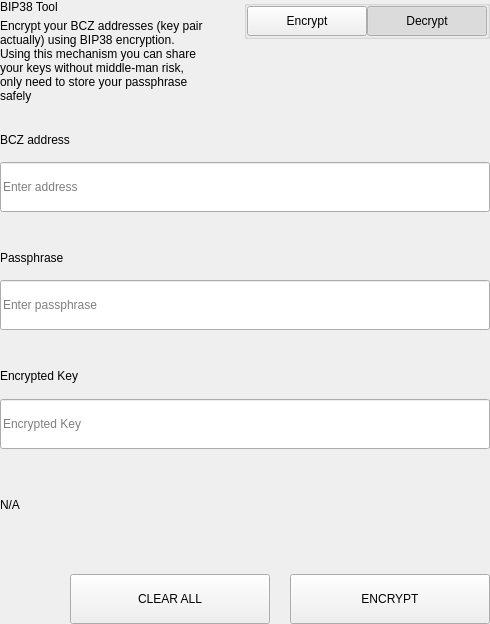
<?xml version="1.0" encoding="UTF-8"?>
<ui version="4.0">
 <class>SettingsBitToolWidget</class>
 <widget class="QWidget" name="SettingsBitToolWidget">
  <property name="geometry">
   <rect>
    <x>0</x>
    <y>0</y>
    <width>490</width>
    <height>624</height>
   </rect>
  </property>
  <property name="windowTitle">
   <string>Form</string>
  </property>
  <layout class="QVBoxLayout" name="verticalLayout">
   <property name="spacing">
    <number>0</number>
   </property>
   <property name="leftMargin">
    <number>0</number>
   </property>
   <property name="topMargin">
    <number>0</number>
   </property>
   <property name="rightMargin">
    <number>0</number>
   </property>
   <property name="bottomMargin">
    <number>0</number>
   </property>
   <item>
    <widget class="QWidget" name="left" native="true">
     <layout class="QVBoxLayout" name="verticalLayout_3">
      <property name="leftMargin">
       <number>0</number>
      </property>
      <property name="topMargin">
       <number>0</number>
      </property>
      <property name="rightMargin">
       <number>0</number>
      </property>
      <property name="bottomMargin">
       <number>0</number>
      </property>
      <item>
       <layout class="QVBoxLayout" name="verticalLayout_2">
        <property name="spacing">
         <number>0</number>
        </property>
        <item>
         <layout class="QHBoxLayout" name="horizontalLayout_3" stretch="3,1">
          <property name="spacing">
           <number>40</number>
          </property>
          <item>
           <layout class="QVBoxLayout" name="verticalLayoutTitle">
            <property name="spacing">
             <number>5</number>
            </property>
            <item>
             <widget class="QLabel" name="labelTitle">
              <property name="text">
               <string>BIP38 Tool</string>
              </property>
             </widget>
            </item>
            <item>
             <widget class="QLabel" name="labelSubtitle1">
              <property name="text">
               <string>Encrypt your BCZ addresses (key pair actually) using BIP38 encryption.
Using this mechanism you can share your keys without middle-man risk, only need to store your passphrase safely</string>
              </property>
              <property name="wordWrap">
               <bool>true</bool>
              </property>
             </widget>
            </item>
           </layout>
          </item>
          <item alignment="Qt::AlignTop">
           <widget class="QGroupBox" name="groupBox">
            <property name="title">
             <string/>
            </property>
            <property name="alignment">
             <set>Qt::AlignLeading|Qt::AlignLeft|Qt::AlignTop</set>
            </property>
            <layout class="QHBoxLayout" name="horizontalLayout_4">
             <property name="spacing">
              <number>0</number>
             </property>
             <property name="leftMargin">
              <number>0</number>
             </property>
             <property name="topMargin">
              <number>0</number>
             </property>
             <property name="rightMargin">
              <number>0</number>
             </property>
             <property name="bottomMargin">
              <number>0</number>
             </property>
             <item>
              <spacer name="horizontalSpacer">
               <property name="orientation">
                <enum>Qt::Horizontal</enum>
               </property>
               <property name="sizeHint" stdset="0">
                <size>
                 <width>40</width>
                 <height>20</height>
                </size>
               </property>
              </spacer>
             </item>
             <item>
              <widget class="QPushButton" name="pushLeft">
               <property name="minimumSize">
                <size>
                 <width>120</width>
                 <height>30</height>
                </size>
               </property>
               <property name="maximumSize">
                <size>
                 <width>120</width>
                 <height>30</height>
                </size>
               </property>
               <property name="focusPolicy">
                <enum>Qt::NoFocus</enum>
               </property>
               <property name="text">
                <string>Encrypt</string>
               </property>
               <property name="checkable">
                <bool>true</bool>
               </property>
               <property name="autoExclusive">
                <bool>true</bool>
               </property>
              </widget>
             </item>
             <item>
              <widget class="QPushButton" name="pushRight">
               <property name="minimumSize">
                <size>
                 <width>120</width>
                 <height>30</height>
                </size>
               </property>
               <property name="maximumSize">
                <size>
                 <width>120</width>
                 <height>30</height>
                </size>
               </property>
               <property name="focusPolicy">
                <enum>Qt::NoFocus</enum>
               </property>
               <property name="text">
                <string>Decrypt</string>
               </property>
               <property name="checkable">
                <bool>true</bool>
               </property>
               <property name="checked">
                <bool>true</bool>
               </property>
               <property name="autoExclusive">
                <bool>true</bool>
               </property>
              </widget>
             </item>
            </layout>
           </widget>
          </item>
         </layout>
        </item>
        <item>
         <widget class="QStackedWidget" name="stackedWidget">
          <property name="currentIndex">
           <number>1</number>
          </property>
          <widget class="QWidget" name="pageDecrypt">
           <layout class="QVBoxLayout" name="verticalLayout_5">
            <property name="spacing">
             <number>0</number>
            </property>
            <property name="leftMargin">
             <number>0</number>
            </property>
            <property name="topMargin">
             <number>0</number>
            </property>
            <property name="rightMargin">
             <number>0</number>
            </property>
            <property name="bottomMargin">
             <number>0</number>
            </property>
            <item>
             <widget class="QWidget" name="widget" native="true">
              <property name="minimumSize">
               <size>
                <width>0</width>
                <height>100</height>
               </size>
              </property>
              <layout class="QVBoxLayout" name="verticalLayout_4">
               <property name="spacing">
                <number>0</number>
               </property>
               <property name="leftMargin">
                <number>0</number>
               </property>
               <property name="topMargin">
                <number>0</number>
               </property>
               <property name="rightMargin">
                <number>0</number>
               </property>
               <property name="bottomMargin">
                <number>0</number>
               </property>
               <item>
                <spacer name="verticalSpacer_2">
                 <property name="orientation">
                  <enum>Qt::Vertical</enum>
                 </property>
                 <property name="sizeType">
                  <enum>QSizePolicy::Fixed</enum>
                 </property>
                 <property name="sizeHint" stdset="0">
                  <size>
                   <width>20</width>
                   <height>20</height>
                  </size>
                 </property>
                </spacer>
               </item>
               <item>
                <layout class="QHBoxLayout" name="horizontalLayout_6" stretch="2">
                 <property name="spacing">
                  <number>0</number>
                 </property>
                 <item>
                  <layout class="QVBoxLayout" name="verticalLayout_7">
                   <property name="spacing">
                    <number>9</number>
                   </property>
                   <item>
                    <widget class="QLabel" name="labelSubtitleKey">
                     <property name="minimumSize">
                      <size>
                       <width>0</width>
                       <height>20</height>
                      </size>
                     </property>
                     <property name="maximumSize">
                      <size>
                       <width>16777215</width>
                       <height>20</height>
                      </size>
                     </property>
                     <property name="text">
                      <string>Encrypted key</string>
                     </property>
                    </widget>
                   </item>
                   <item>
                    <widget class="QLineEdit" name="lineEditKey">
                     <property name="minimumSize">
                      <size>
                       <width>0</width>
                       <height>50</height>
                      </size>
                     </property>
                     <property name="maximumSize">
                      <size>
                       <width>16777215</width>
                       <height>50</height>
                      </size>
                     </property>
                     <property name="placeholderText">
                      <string>Enter a encrypted key</string>
                     </property>
                    </widget>
                   </item>
                  </layout>
                 </item>
                </layout>
               </item>
               <item>
                <spacer name="verticalSpacer_3">
                 <property name="orientation">
                  <enum>Qt::Vertical</enum>
                 </property>
                 <property name="sizeType">
                  <enum>QSizePolicy::Fixed</enum>
                 </property>
                 <property name="sizeHint" stdset="0">
                  <size>
                   <width>20</width>
                   <height>20</height>
                  </size>
                 </property>
                </spacer>
               </item>
               <item>
                <layout class="QVBoxLayout" name="verticalLayout_9">
                 <property name="spacing">
                  <number>9</number>
                 </property>
                 <item>
                  <widget class="QLabel" name="labelSubtitlePassphrase">
                   <property name="maximumSize">
                    <size>
                     <width>16777215</width>
                     <height>20</height>
                    </size>
                   </property>
                   <property name="text">
                    <string>Passphrase</string>
                   </property>
                  </widget>
                 </item>
                 <item>
                  <widget class="QLineEdit" name="lineEditPassphrase">
                   <property name="minimumSize">
                    <size>
                     <width>0</width>
                     <height>50</height>
                    </size>
                   </property>
                   <property name="maximumSize">
                    <size>
                     <width>16777215</width>
                     <height>50</height>
                    </size>
                   </property>
                   <property name="placeholderText">
                    <string>Enter a passphrase</string>
                   </property>
                  </widget>
                 </item>
                </layout>
               </item>
               <item>
                <spacer name="verticalSpacer_4">
                 <property name="orientation">
                  <enum>Qt::Vertical</enum>
                 </property>
                 <property name="sizeType">
                  <enum>QSizePolicy::Fixed</enum>
                 </property>
                 <property name="sizeHint" stdset="0">
                  <size>
                   <width>20</width>
                   <height>20</height>
                  </size>
                 </property>
                </spacer>
               </item>
               <item>
                <widget class="QWidget" name="widget_3" native="true">
                 <property name="sizePolicy">
                  <sizepolicy hsizetype="Preferred" vsizetype="Fixed">
                   <horstretch>0</horstretch>
                   <verstretch>0</verstretch>
                  </sizepolicy>
                 </property>
                 <layout class="QVBoxLayout" name="verticalLayout_10">
                  <property name="spacing">
                   <number>9</number>
                  </property>
                  <property name="leftMargin">
                   <number>0</number>
                  </property>
                  <property name="topMargin">
                   <number>0</number>
                  </property>
                  <property name="rightMargin">
                   <number>0</number>
                  </property>
                  <property name="bottomMargin">
                   <number>0</number>
                  </property>
                  <item>
                   <widget class="QLabel" name="labelSubtitleDecryptResult">
                    <property name="minimumSize">
                     <size>
                      <width>0</width>
                      <height>20</height>
                     </size>
                    </property>
                    <property name="maximumSize">
                     <size>
                      <width>16777215</width>
                      <height>20</height>
                     </size>
                    </property>
                    <property name="text">
                     <string>Decrypted address result</string>
                    </property>
                   </widget>
                  </item>
                  <item>
                   <widget class="QWidget" name="widget_4" native="true">
                    <layout class="QHBoxLayout" name="horizontalLayout" stretch="6,0,1">
                     <property name="spacing">
                      <number>0</number>
                     </property>
                     <property name="leftMargin">
                      <number>0</number>
                     </property>
                     <property name="topMargin">
                      <number>0</number>
                     </property>
                     <property name="rightMargin">
                      <number>0</number>
                     </property>
                     <property name="bottomMargin">
                      <number>0</number>
                     </property>
                     <item alignment="Qt::AlignVCenter">
                      <widget class="QLineEdit" name="lineEditDecryptResult">
                       <property name="minimumSize">
                        <size>
                         <width>0</width>
                         <height>50</height>
                        </size>
                       </property>
                       <property name="maximumSize">
                        <size>
                         <width>16777215</width>
                         <height>50</height>
                        </size>
                       </property>
                       <property name="placeholderText">
                        <string>Decrypted Address</string>
                       </property>
                      </widget>
                     </item>
                     <item>
                      <spacer name="horizontalSpacer_4">
                       <property name="orientation">
                        <enum>Qt::Horizontal</enum>
                       </property>
                       <property name="sizeType">
                        <enum>QSizePolicy::Fixed</enum>
                       </property>
                       <property name="sizeHint" stdset="0">
                        <size>
                         <width>20</width>
                         <height>50</height>
                        </size>
                       </property>
                      </spacer>
                     </item>
                     <item>
                      <widget class="QPushButton" name="pushButtonImport">
                       <property name="minimumSize">
                        <size>
                         <width>140</width>
                         <height>40</height>
                        </size>
                       </property>
                       <property name="text">
                        <string>Import Address</string>
                       </property>
                      </widget>
                     </item>
                    </layout>
                   </widget>
                  </item>
                 </layout>
                </widget>
               </item>
               <item>
                <widget class="QLabel" name="statusLabel_DEC">
                 <property name="maximumSize">
                  <size>
                   <width>16777215</width>
                   <height>40</height>
                  </size>
                 </property>
                 <property name="text">
                  <string/>
                 </property>
                </widget>
               </item>
               <item>
                <spacer name="verticalSpacer">
                 <property name="orientation">
                  <enum>Qt::Vertical</enum>
                 </property>
                 <property name="sizeType">
                  <enum>QSizePolicy::Preferred</enum>
                 </property>
                 <property name="sizeHint" stdset="0">
                  <size>
                   <width>20</width>
                   <height>20</height>
                  </size>
                 </property>
                </spacer>
               </item>
               <item>
                <layout class="QHBoxLayout" name="horizontalLayout_7">
                 <property name="spacing">
                  <number>0</number>
                 </property>
                 <item>
                  <spacer name="horizontalSpacer_5">
                   <property name="orientation">
                    <enum>Qt::Horizontal</enum>
                   </property>
                   <property name="sizeType">
                    <enum>QSizePolicy::Expanding</enum>
                   </property>
                   <property name="sizeHint" stdset="0">
                    <size>
                     <width>40</width>
                     <height>20</height>
                    </size>
                   </property>
                  </spacer>
                 </item>
                 <item>
                  <widget class="QPushButton" name="pushButtonDecryptClear">
                   <property name="minimumSize">
                    <size>
                     <width>200</width>
                     <height>50</height>
                    </size>
                   </property>
                   <property name="maximumSize">
                    <size>
                     <width>200</width>
                     <height>50</height>
                    </size>
                   </property>
                   <property name="text">
                    <string>CLEAR</string>
                   </property>
                  </widget>
                 </item>
                 <item>
                  <spacer name="horizontalSpacer_3">
                   <property name="orientation">
                    <enum>Qt::Horizontal</enum>
                   </property>
                   <property name="sizeType">
                    <enum>QSizePolicy::Fixed</enum>
                   </property>
                   <property name="sizeHint" stdset="0">
                    <size>
                     <width>20</width>
                     <height>20</height>
                    </size>
                   </property>
                  </spacer>
                 </item>
                 <item>
                  <widget class="QPushButton" name="pushButtonDecrypt">
                   <property name="minimumSize">
                    <size>
                     <width>200</width>
                     <height>50</height>
                    </size>
                   </property>
                   <property name="maximumSize">
                    <size>
                     <width>200</width>
                     <height>50</height>
                    </size>
                   </property>
                   <property name="text">
                    <string>DECRYPT KEY</string>
                   </property>
                  </widget>
                 </item>
                </layout>
               </item>
              </layout>
             </widget>
            </item>
           </layout>
          </widget>
          <widget class="QWidget" name="pageEncrypt">
           <layout class="QVBoxLayout" name="verticalLayout_11">
            <property name="spacing">
             <number>0</number>
            </property>
            <property name="leftMargin">
             <number>0</number>
            </property>
            <property name="topMargin">
             <number>0</number>
            </property>
            <property name="rightMargin">
             <number>0</number>
            </property>
            <property name="bottomMargin">
             <number>0</number>
            </property>
            <item>
             <spacer name="verticalSpacer_8">
              <property name="orientation">
               <enum>Qt::Vertical</enum>
              </property>
              <property name="sizeType">
               <enum>QSizePolicy::Fixed</enum>
              </property>
              <property name="sizeHint" stdset="0">
               <size>
                <width>20</width>
                <height>20</height>
               </size>
              </property>
             </spacer>
            </item>
            <item>
             <widget class="QWidget" name="containerAddressEnc" native="true">
              <layout class="QVBoxLayout" name="containerAddressEncLayout">
               <property name="spacing">
                <number>5</number>
               </property>
               <property name="leftMargin">
                <number>0</number>
               </property>
               <property name="topMargin">
                <number>0</number>
               </property>
               <property name="rightMargin">
                <number>0</number>
               </property>
               <property name="bottomMargin">
                <number>0</number>
               </property>
               <item>
                <widget class="QLabel" name="labelSubtitleAddress">
                 <property name="minimumSize">
                  <size>
                   <width>0</width>
                   <height>20</height>
                  </size>
                 </property>
                 <property name="maximumSize">
                  <size>
                   <width>16777215</width>
                   <height>20</height>
                  </size>
                 </property>
                 <property name="text">
                  <string>BCZ address</string>
                 </property>
                </widget>
               </item>
               <item>
                <widget class="QLineEdit" name="addressIn_ENC">
                 <property name="minimumSize">
                  <size>
                   <width>0</width>
                   <height>50</height>
                  </size>
                 </property>
                 <property name="placeholderText">
                  <string>Enter address</string>
                 </property>
                </widget>
               </item>
              </layout>
             </widget>
            </item>
            <item>
             <spacer name="verticalSpacer_6">
              <property name="orientation">
               <enum>Qt::Vertical</enum>
              </property>
              <property name="sizeType">
               <enum>QSizePolicy::Fixed</enum>
              </property>
              <property name="sizeHint" stdset="0">
               <size>
                <width>20</width>
                <height>20</height>
               </size>
              </property>
             </spacer>
            </item>
            <item>
             <widget class="QWidget" name="containerAddress" native="true">
              <layout class="QHBoxLayout" name="horizontalLayout_9" stretch="2">
               <property name="spacing">
                <number>0</number>
               </property>
               <property name="leftMargin">
                <number>0</number>
               </property>
               <property name="topMargin">
                <number>0</number>
               </property>
               <property name="rightMargin">
                <number>0</number>
               </property>
               <property name="bottomMargin">
                <number>0</number>
               </property>
               <item>
                <layout class="QVBoxLayout" name="verticalLayout_8">
                 <property name="spacing">
                  <number>5</number>
                 </property>
                 <item>
                  <widget class="QLabel" name="labelSubtitleMessage">
                   <property name="minimumSize">
                    <size>
                     <width>0</width>
                     <height>20</height>
                    </size>
                   </property>
                   <property name="maximumSize">
                    <size>
                     <width>16777215</width>
                     <height>20</height>
                    </size>
                   </property>
                   <property name="text">
                    <string>Passphrase</string>
                   </property>
                  </widget>
                 </item>
                 <item>
                  <widget class="QLineEdit" name="passphraseIn_ENC">
                   <property name="minimumSize">
                    <size>
                     <width>0</width>
                     <height>50</height>
                    </size>
                   </property>
                   <property name="maximumSize">
                    <size>
                     <width>16777215</width>
                     <height>50</height>
                    </size>
                   </property>
                   <property name="placeholderText">
                    <string>Enter passphrase</string>
                   </property>
                  </widget>
                 </item>
                </layout>
               </item>
              </layout>
             </widget>
            </item>
            <item>
             <spacer name="verticalSpacer_7">
              <property name="orientation">
               <enum>Qt::Vertical</enum>
              </property>
              <property name="sizeType">
               <enum>QSizePolicy::Fixed</enum>
              </property>
              <property name="sizeHint" stdset="0">
               <size>
                <width>20</width>
                <height>20</height>
               </size>
              </property>
             </spacer>
            </item>
            <item>
             <widget class="QWidget" name="widget_2" native="true">
              <property name="minimumSize">
               <size>
                <width>0</width>
                <height>75</height>
               </size>
              </property>
              <property name="maximumSize">
               <size>
                <width>16777215</width>
                <height>16777215</height>
               </size>
              </property>
              <layout class="QVBoxLayout" name="verticalLayout_6">
               <property name="leftMargin">
                <number>0</number>
               </property>
               <property name="topMargin">
                <number>0</number>
               </property>
               <property name="rightMargin">
                <number>0</number>
               </property>
               <property name="bottomMargin">
                <number>0</number>
               </property>
               <item>
                <widget class="QLabel" name="labelSubtitleEncryptedKey">
                 <property name="minimumSize">
                  <size>
                   <width>0</width>
                   <height>20</height>
                  </size>
                 </property>
                 <property name="maximumSize">
                  <size>
                   <width>16777215</width>
                   <height>20</height>
                  </size>
                 </property>
                 <property name="text">
                  <string>Encrypted Key</string>
                 </property>
                </widget>
               </item>
               <item>
                <widget class="QLineEdit" name="encryptedKeyOut_ENC">
                 <property name="minimumSize">
                  <size>
                   <width>0</width>
                   <height>50</height>
                  </size>
                 </property>
                 <property name="placeholderText">
                  <string>Encrypted Key</string>
                 </property>
                </widget>
               </item>
              </layout>
             </widget>
            </item>
            <item>
             <widget class="QLabel" name="statusLabel_ENC">
              <property name="text">
               <string notr="true">N/A</string>
              </property>
             </widget>
            </item>
            <item>
             <spacer name="verticalSpacer_5">
              <property name="orientation">
               <enum>Qt::Vertical</enum>
              </property>
              <property name="sizeType">
               <enum>QSizePolicy::Fixed</enum>
              </property>
              <property name="sizeHint" stdset="0">
               <size>
                <width>20</width>
                <height>20</height>
               </size>
              </property>
             </spacer>
            </item>
            <item>
             <layout class="QHBoxLayout" name="horizontalLayout_8">
              <property name="spacing">
               <number>0</number>
              </property>
              <item>
               <spacer name="horizontalSpacer_6">
                <property name="orientation">
                 <enum>Qt::Horizontal</enum>
                </property>
                <property name="sizeType">
                 <enum>QSizePolicy::Expanding</enum>
                </property>
                <property name="sizeHint" stdset="0">
                 <size>
                  <width>40</width>
                  <height>20</height>
                 </size>
                </property>
               </spacer>
              </item>
              <item>
               <widget class="QPushButton" name="pushButtonClear">
                <property name="minimumSize">
                 <size>
                  <width>200</width>
                  <height>50</height>
                 </size>
                </property>
                <property name="focusPolicy">
                 <enum>Qt::NoFocus</enum>
                </property>
                <property name="text">
                 <string>CLEAR ALL</string>
                </property>
               </widget>
              </item>
              <item>
               <spacer name="horizontalSpacer_2">
                <property name="orientation">
                 <enum>Qt::Horizontal</enum>
                </property>
                <property name="sizeType">
                 <enum>QSizePolicy::Fixed</enum>
                </property>
                <property name="sizeHint" stdset="0">
                 <size>
                  <width>20</width>
                  <height>20</height>
                 </size>
                </property>
               </spacer>
              </item>
              <item>
               <widget class="QPushButton" name="pushButtonEncrypt">
                <property name="minimumSize">
                 <size>
                  <width>200</width>
                  <height>50</height>
                 </size>
                </property>
                <property name="maximumSize">
                 <size>
                  <width>200</width>
                  <height>50</height>
                 </size>
                </property>
                <property name="focusPolicy">
                 <enum>Qt::NoFocus</enum>
                </property>
                <property name="text">
                 <string>ENCRYPT</string>
                </property>
               </widget>
              </item>
             </layout>
            </item>
           </layout>
          </widget>
         </widget>
        </item>
       </layout>
      </item>
     </layout>
    </widget>
   </item>
  </layout>
 </widget>
 <resources/>
 <connections/>
</ui>
